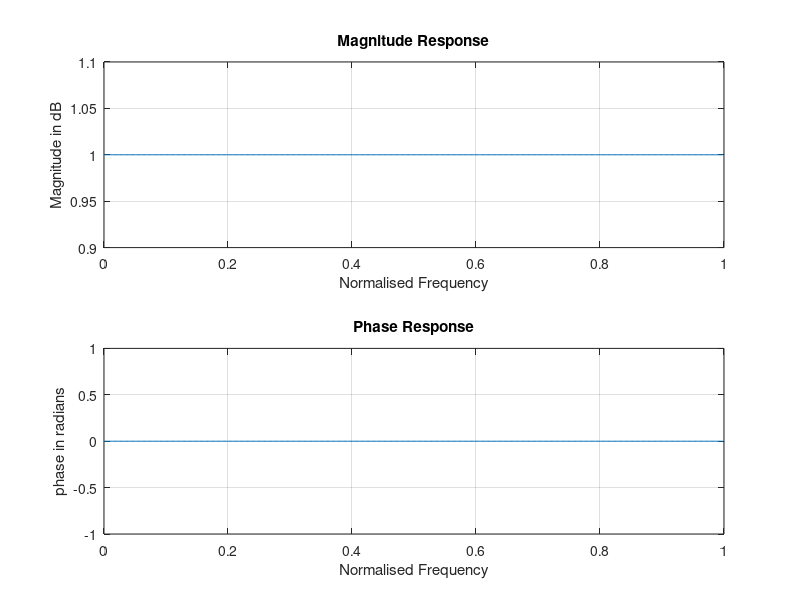

MATLAB code for this plot:
 clc;
 clear all; 
b=input('Enter the numerator coefficients:');
a=input('Enter the denominator coefficients:'); 
[h,w]=freqz(b,a);
subplot(2,1,1);
plot(w/pi,abs(h)); 
grid; 
xlabel('Normalised Frequency');
ylabel('Magnitude in dB');
title('Magnitude Response'); 
subplot(2,1,2);
plot(w/pi,angle(h)); 
grid; 
xlabel('Normalised Frequency');
ylabel('phase in radians'); 
title('Phase Response'); 
